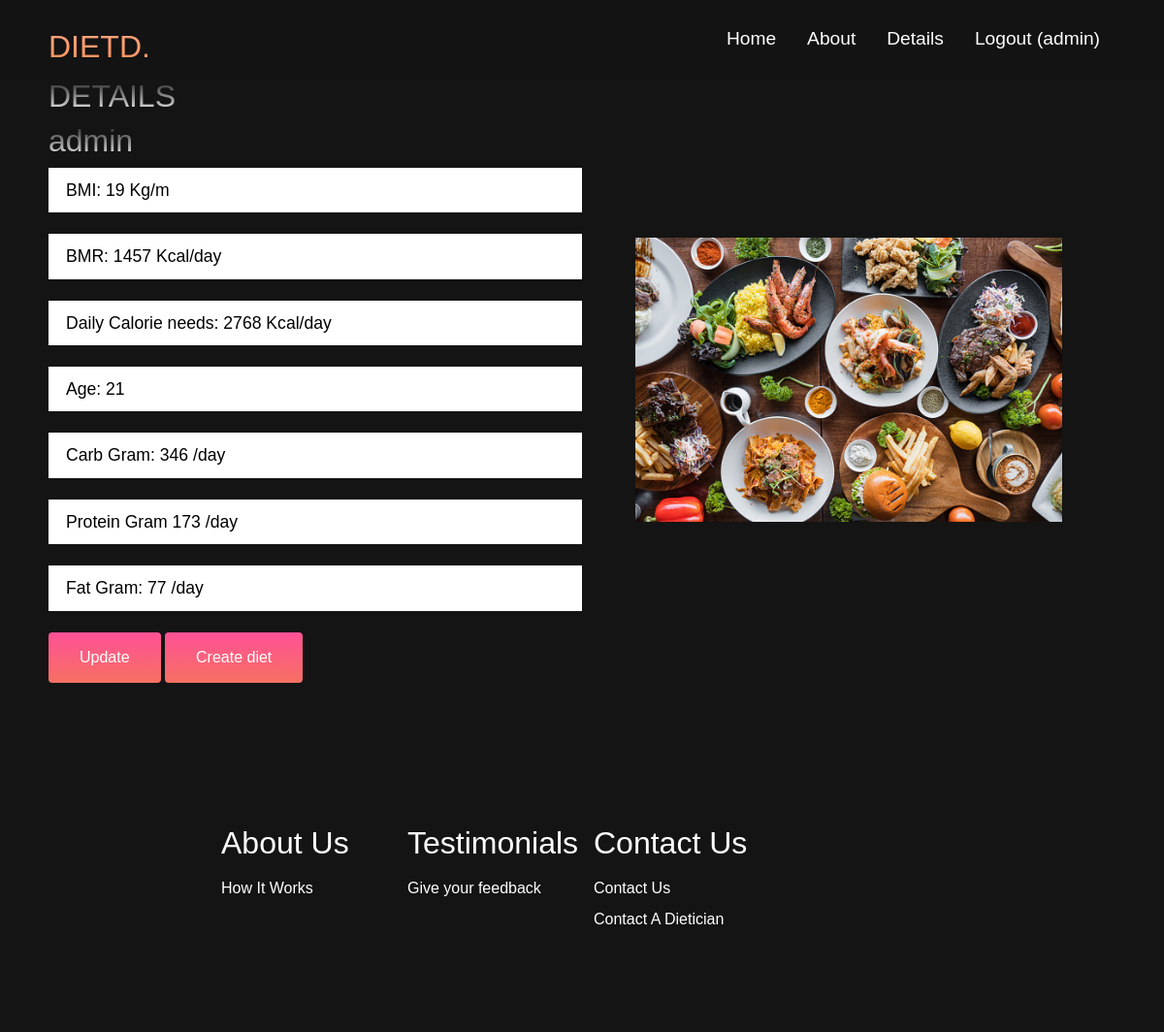
The app's page /details/ (signed in) with its own data.
### diet/models.py (models this page shows, shortened)
class DetailsN(models.Model):
    user = models.ForeignKey(User, on_delete=models.CASCADE, null=True)
    diabetes_type = models.CharField(max_length=100)
    weight = models.FloatField()
    height = models.FloatField()
    gender = models.CharField(max_length=50)
    pregnant = models.CharField(max_length=10,  null=True)
    activity_level = models.CharField(max_length=500)
    age = models.IntegerField()
    bmr = models.CharField(max_length=50, null=True)
    bmi = models.CharField(max_length=100, null=True)
    daily_calories = models.CharField(max_length=100, null=True)

class DCalorie(models.Model):
    user = models.ForeignKey(User, on_delete=models.CASCADE)
    carb_grams = models.CharField(max_length=100)
    protein_grams = models.CharField(max_length=100)
    fat_grams = models.CharField(max_length=100)
    meal_carb_gram = models.CharField(max_length=100, null=True)
    meal_protein_gram = models.CharField(max_length=100, null=True)
    meal_fat_gram = models.CharField(max_length=100, null=True)

### diet/views.py (the view, shortened to what this page needs)
# urls.py: path('details/', views.details, name='details'),
@ login_required
def details(request):
    items = Testimonial.objects.all()
    try:
        details_b = DetailsN.objects.filter(user=request.user).first()
        details_c = DCalorie.objects.filter(user=request.user).first()
    except DetailsN.DoesNotExist and DCalorie.DoesNotExist:
        details_b = None
        details_c = None
    if details_b and details_c is not None:
        return render(request, 'diet/bmr.html', {'details_b': details_b, 'details_c': details_c})

### diet/templates/diet/bmr.html (shortened to what this page needs)
{% load static %}
<!DOCTYPE html>
<html lang="en">
<head>
    <link href="https://cdn.jsdelivr.net/npm/bootstrap@5.2.3/dist/css/bootstrap.min.css" rel="stylesheet">
    <link rel="stylesheet" href="{% static 'css/style.css' %}"/>
</head>
<body>
<nav class="navbar">
    <div class="navbar__container">
        <a href="/" id="navbar__logo">DIETD.</a>
        <ul class="navbar__menu">
            <li class="navbar__item">
                <a href="{% url 'diet:home' %}" class="navbar__links">Home</a>
            </li>
            <li class="navbar__item">
                <a href="{% url 'diet:about' %}" class="navbar__links">About</a>
            </li>
            {% if user.is_authenticated %}
                <li class="navbar__item">
                    <a class="navbar__links" href="{% url 'diet:details' %}">
                    Details
                    </a>
                </li>
                <li class="navbar__item">
                    <a class="navbar__links" href="{% url 'diet:logoutaccount' %}">
                    Logout ({{ user.username }})
                    </a>
                </li>
            {% endif %}
        </ul>
    </div>
</nav>
<div class="main">
    <div class="main__container">
        <div class="main__content">
            <h2>DETAILS </h2>
            <form class="main__form">
                <h2>{{ user.username }}</h2>
                <input readonly  type="text" id="bmi" name="bmi" value="BMI: {{ details_b.bmi }} Kg/m" class="main__field">
                <input readonly type="text" id="bmr" name="bmr" value="BMR: {{ details_b.bmr }} Kcal/day" class="main__field">
                <input readonly type="text" id="daily-calories" name="daily_calories"
                       value="Daily Calorie needs: {{ details_b.daily_calories }} Kcal/day" class="main__field">
                <input readonly type="text" id="age" name="age" value="Age: {{ details_b.age }}" class="main__field">
                <input readonly type="text" id="carb_grams" name="carb_grams"
                       value="Carb Gram: {{ details_c.carb_grams }} /day" class="main__field">
                <input readonly type="text" id="protein_grams" name="protein_grams"
                       value="Protein Gram {{ details_c.protein_grams }} /day" class="main__field">
                <input readonly type="text" id="fat_grams" name="fat_grams"
                       value="Fat Gram: {{ details_c.fat_grams }} /day" class="main__field">
                <button class="main__btn"><a href="{% url 'diet:update' %}">Update</a></button>
                <button class="main__btn"><a href="{% url 'diet:create' %}">Create diet</a></button>
            </form>
        </div>
        <div class="main__img--container">
            <img src="{% static 'images/b.jpg' %}" alt="img" id="main__img">
        </div>
    </div>
</div>
<div class="footer__container">
    <div class="footer__links">
        <div class="footer__link--wrapper">
            <div class="footer__link--items">
                <h2>About Us</h2>
                <a href="{% url 'diet:about' %}">How It Works</a>
            </div>
            <div class="footer__link--items">
                <h2>Testimonials</h2>
                <a href="{% url 'diet:testimony' %}">Give your feedback</a>
            </div>
            <div class="footer__link--items">
                <h2>Contact Us</h2>
                <a href="{% url 'diet:contactus' %}">Contact Us</a>
                <a href="{% url 'diet:contactus2' %}">Contact A Dietician</a>
            </div>
        </div>
    </div>
</div>
</body>
</html>

### diet/static/css/style.css (style rules this page uses)
* { box-sizing: border-box; margin: 0; padding: 0; font-family: 'Kumbh Sans', sans-serif; }
.navbar { background: #131313; height: 80px; display: flex; justify-content: center; align-items: center; font-size: 1.2rem; position: sticky; top: 0; z-index: 999; }
.navbar__container { display: flex; justify-content: space-between; height: 80px; z-index: 1; width: 100%; max-width: 1300px; margin: 0 auto; padding: 0 50px; }
#navbar__logo { background-color: #ff8177; background-image: linear-gradient(to top, #ff8844 0%, #ffb199 100%); background-size: 100%; -webkit-background-clip: text; -moz-background-clip: text; -webkit-text-fill-color: transparent; -moz-text-fill-color: transparent; display: flex; align-items: center; cursor: pointer; text-decoration: none; font-size: 2rem; }
.navbar__menu { display: flex; align-items: center; list-style: none; text-align: center; }
.navbar__item { height: 80px; }
.navbar__links { color: #fff; display: flex; align-items: center; justify-content: center; text-decoration: none; padding: 0 1rem; height: 100%; }
.main { background-color: #141414; }
.main__container { display: grid; grid-template-columns: 1fr 1fr; align-items: center; justify-self: center; margin: 0 auto; background-color: #141414; z-index: 1; width: 100%; max-width: 1300px; padding: 0 50px; padding-bottom: 50px; }
.main__content h2 { font-size: 2rem; background-color: #ff8177; background-image: linear-gradient(to top, #fff 0%, #141414 100%); background-size: 100%; -webkit-background-clip: text; -moz-background-clip: text; -webkit-text-fill-color: transparent; -moz-text-fill-color: transparent; }
.main__field { width: 100%; padding: 0.5rem 1rem; outline: none; border: 2px solid rgba(0, 0, 0, 0); background-color: solid rgba(230, 230, 230, 0.6); font-size: 1.1rem; margin-bottom: 22px; transition: 0.3s; }
.main__btn { font-size: 1rem; background-image: linear-gradient(to top, #f77062 0%, #fe5196 100%); padding: 14px 32px; border: none; border-radius: 4px; color: #fff; cursor: pointer; position: relative; transition: all 0.35s; outline: none; }
.main__btn a { position: relative; z-index: 5; color: #fff; text-decoration: none; }
.main__btn:after { position: absolute; content: ''; top: 0; left: 0; width: 0; height: 100%; background: #4837ff; color: #fff; transition: all 0.35s; border-radius: 4px; }
.main__img--container { text-align: center; }
#main__img { height: 80%; width: 80%; }
.footer__container { background-color: #141414; padding: 5rem 0; display: flex; flex-direction: column; justify-content: center align-items: center; }
.footer__links { width: 100%; max-width: 1000px; display: flex; justify-content: center; }
.footer__link--wrapper { display: flex; }
.footer__link--items { display: flex; flex-direction: column; align-items: flex-start; margin: 16px; text-align: left; width: 160px; box-sizing: border-box; }
.footer__link--items h2 { margin-bottom: 16px; }
.footer__link--items > h2 { color: #fff; }
.footer__link--items a { color: #fff; text-decoration: none; margin-bottom: 0.5rem; }

### records on screen
DetailsN: bmi "BMI: 19 Kg/m", bmr "BMR: 1457 Kcal/day", daily_calories "Daily Calorie needs: 2768 Kcal/day", age "Age: 21"
DCalorie: carb_grams "Carb Gram: 346 /day", protein_grams "Protein Gram 173 /day", fat_grams "Fat Gram: 77 /day"

### other values on screen
{{ user.username }} "admin"
